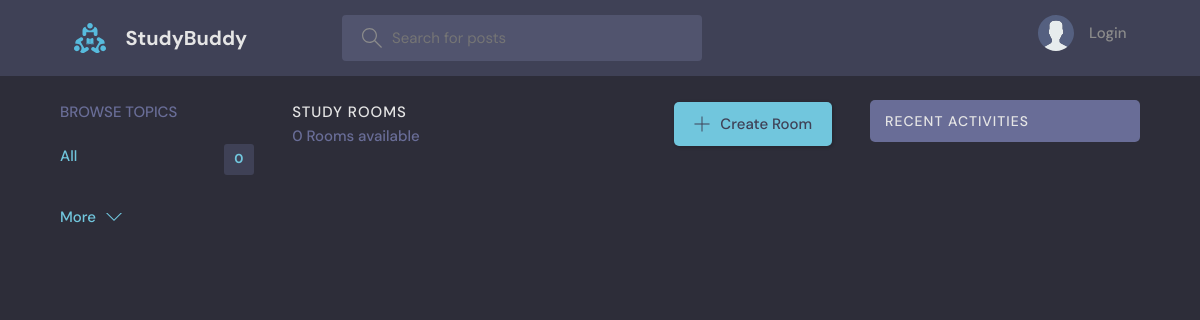
Before: / with the older database file.
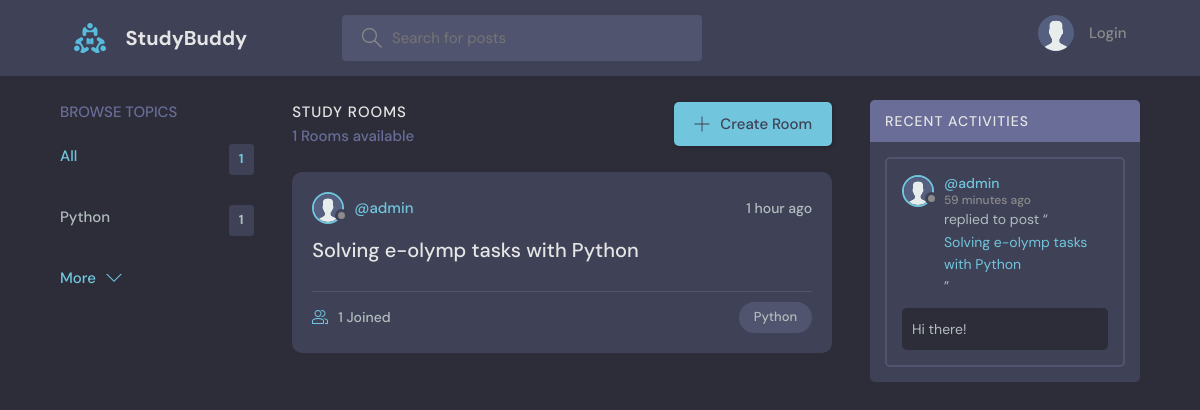
After: the same page with the newer database file.
### base/models.py (models this page shows, shortened)
class Topic(models.Model):
    name = models.CharField(max_length=200)

class Room(models.Model):
    host = models.ForeignKey(User, on_delete=models.SET_NULL, null=True)
    topic = models.ForeignKey(Topic, on_delete=models.SET_NULL, null=True)
    name = models.CharField(max_length=200)
    description = models.TextField(null=True, blank=True)
    participants = models.ManyToManyField(User, related_name='participants', blank=True)
    updated = models.DateTimeField(auto_now=True)
    created = models.DateTimeField(auto_now_add=True)
    class Meta:
        ordering = ['-updated', '-created']
    def __str__(self):
        return self.name

class User(AbstractUser):
    name = models.CharField(max_length=200, null=True)
    email = models.EmailField(unique=True, null=True)
    bio = models.TextField(null=True)
    avatar = models.ImageField(null=True, default="avatar.svg")
    USERNAME_FIELD = 'email'
    REQUIRED_FIELDS = []

class Message(models.Model):
    user = models.ForeignKey(User, on_delete=models.CASCADE)
    room = models.ForeignKey(Room, on_delete=models.CASCADE)
    body = models.TextField()
    updated = models.DateTimeField(auto_now=True)
    created = models.DateTimeField(auto_now_add=True)
    class Meta:
        ordering = ['-updated', '-created']

### base/views.py (the view)
# urls.py: path('', views.home, name="home"),
def home(request):
    q = request.GET.get('q') if request.GET.get('q') != None else ''
    rooms = Room.objects.filter(
        Q(topic__name__icontains=q) |
        Q(name__icontains=q) |
        Q(description__icontains=q)
        )
    topics = Topic.objects.all()[0:5]
    room_count = rooms.count()
    room_messages = Message.objects.filter(Q(room__name__icontains=q))
    context = {'rooms': rooms,
               'topics': topics,
               'room_count': room_count,
               'room_messages': room_messages}
    return render(request, 'base/home.html', context)

### base/templates/base/home.html (shortened to what this page needs)
{% extends 'main.html' %}
{% block content %}
<main class="layout layout--3">
  <div class="container">
    {% include 'base/topics_component.html' %}
    <div class="roomList">
      <div class="roomList__header">
        <div>
          <h2>Study Rooms</h2>
          <p>{{room_count}} Rooms available</p>
        </div>
        <a class="btn btn--main" href="{% url 'create-room' %}">
          <svg version="1.1" xmlns="http://www.w3.org/2000/svg" width="32" height="32" viewBox="0 0 32 32">
            <title>add</title>
            <path
              d="M16.943 0.943h-1.885v14.115h-14.115v1.885h14.115v14.115h1.885v-14.115h14.115v-1.885h-14.115v-14.115z">
            </path>
          </svg>
          Create Room
        </a>
      </div>
      {% include 'base/feed_component.html' %}
    </div>
    {% include 'base/activity_component.html' %}
  </div>
</main>
{% endblock %}

### base/templates/base/topics_component.html
<div class="topics">
    <div class="topics__header">
        <h2>Browse Topics</h2>
    </div>
    <ul class="topics__list">
        <li>
            <a href="{% url 'home' %}" class="active">All <span>{{topics.count}}</span></a>
        </li>
        {% for topic in topics %}
        <li>
            <a href="{% url 'home' %}?q={{topic.name}}">{{topic.name}}<span>{{topic.room_set.all.count}}</span></a>
        </li>
        {% endfor %}
    </ul>
    <a class="btn btn--link" href="{% url 'topics' %}">
        More
        <svg version="1.1" xmlns="http://www.w3.org/2000/svg" width="32" height="32" viewBox="0 0 32 32">
            <title>chevron-down</title>
            <path d="M16 21l-13-13h-3l16 16 16-16h-3l-13 13z"></path>
        </svg>
    </a>
</div>

### base/templates/base/feed_component.html (shortened to what this page needs)
{% for room in rooms %}
<div class="roomListRoom">
    <div class="roomListRoom__header">
        <a href="{% url 'user-profile' room.host.id %}" class="roomListRoom__author">
            <div class="avatar avatar--small">
                <img src="{{room.host.avatar.url}}" />
            </div>
            <span>@{{room.host.username}}</span>
        </a>
        <div class="roomListRoom__actions">
            <span>{{room.created|timesince}} ago</span>
        </div>
    </div>
    <div class="roomListRoom__content">
        <a href="{% url 'room' room.id %}">{{room.name}}</a>
    </div>
    <div class="roomListRoom__meta">
        <a href="{% url 'room' room.id %}" class="roomListRoom__joined">
            {{room.participants.all.count}} Joined
        </a>
        <p class="roomListRoom__topic">{{room.topic.name}}</p>
    </div>
</div>
{% endfor %}

### base/templates/base/activity_component.html (shortened to what this page needs)
<div class="activities">
    <div class="activities__header">
        <h2>Recent Activities</h2>
    </div>
    {% for message in room_messages %}
    <div class="activities__box">
        <div class="activities__boxHeader roomListRoom__header">
            <a href="{% url 'user-profile' message.user.id %}" class="roomListRoom__author">
                <div class="avatar avatar--small">
                    <img src="{{message.user.avatar.url}}" />
                </div>
                <p>
                    @{{message.user.username}}
                    <span>{{message.created|timesince}} ago</span>
                </p>
            </a>
        </div>
        <div class="activities__boxContent">
            <p>replied to post “<a href="{% url 'room' message.room.id %}">{{message.room}}</a>”</p>
            <div class="activities__boxRoomContent">{{message.body}}</div>
        </div>
    </div>
    {% endfor %}
</div>

Changed rows visible on the page:
added Topic: name "Python", room_set.all.count "1"
added Room: host.avatar (placeholder picture), host.username "admin", created "1 hour", name "Solving e-olymp tasks with Python", participants.all.count "1", topic.name "Python"
added Message: user.avatar (placeholder picture), user.username "admin", created "59 minutes", room "Solving e-olymp tasks with Python", body "Hi there!"
Other visible differences:
{{ topics.count }}: "0" → "1"
{{ room_count }}: "0" → "1"
